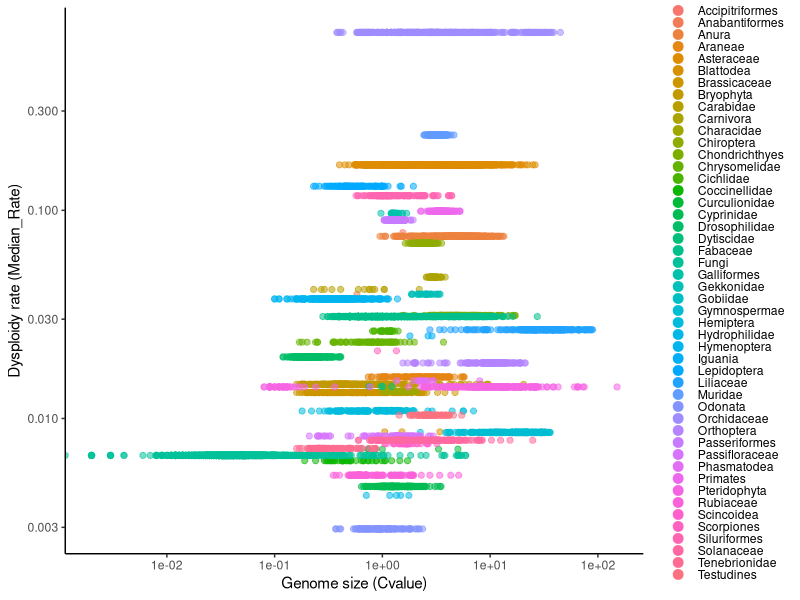

Here is the R script that generated this plot:
animals <- read.csv("animals.csv")
plants  <- read.csv("plants.fungi.csv")
rates   <- read.csv("rates.csv")

new_dat <- data.frame()  # will become: genome_size, Clade, Median_Rate, Source

for (i in 1:length(rates$Clade)) {
  
  clade <- rates$Clade[i]
  rate  <- rates$Median_Rate[i]
  
  # ---- CASE 1: plants ----
  if (clade %in% plants$Family) {
    
    idx <- plants$Family == clade
    
    rows <- data.frame(
      genome_size = plants$Cvalue[idx],
      Clade       = clade,
      Median_Rate = rate,
      Source      = "Plants"
    )
    
    new_dat <- rbind(new_dat, rows)
  }
  
  # ---- CASE 2: animals ----
  else {
    
    family_name <- clade
    if (clade == "Iguania") family_name <- "Iguanidae"
    if (clade == "Scincoidea") family_name <- "Scincidae"
    
    idx <- animals$Order  == clade |
      animals$Family == family_name |
      animals$Class  == clade
    
    if (any(idx, na.rm = TRUE)) {
      
      rows <- data.frame(
        genome_size = animals$Cvalue[idx],
        Clade       = clade,
        Median_Rate = rate,
        Source      = "Animals"
      )
      
      new_dat <- rbind(new_dat, rows)
    }
  }
}

library(ggplot2)

new_dat$genome_size <- as.numeric(new_dat$genome_size)


# make sure clade is a factor so legend only includes what’s present
new_dat$Clade <- factor(new_dat$Clade, levels = sort(unique(new_dat$Clade)))

# Plot (all points)
p <- ggplot(new_dat, aes(x = genome_size, y = Median_Rate, color = Clade)) +
  geom_point(alpha = 0.55, size = 1.8) +
  scale_x_log10() +
  scale_y_log10() +
  theme_classic() +
  guides(color = guide_legend(override.aes = list(alpha = 1, size = 3), ncol = 1)) +
  theme(
    legend.key.height = grid::unit(0.25, "lines"),
    legend.spacing.y  = grid::unit(0.05, "lines")
  ) +
  labs(
    x = "Genome size (Cvalue)",
    y = "Dysploidy rate (Median_Rate)",
    color = "Clade"
  )

print(p)
